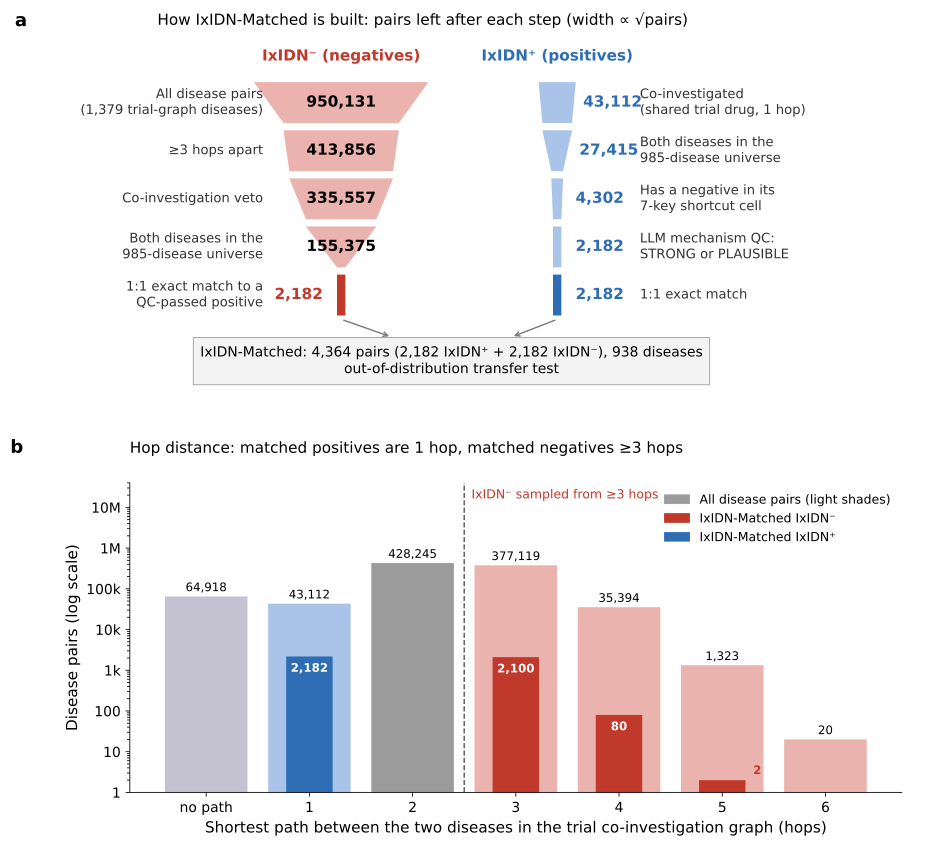

The Python source for this figure:
"""Supplementary Figure SI_ixidn_matched_funnel: how IxIDN-Matched is built.

  a  pairs left after each construction step, IxIDN- (left) and IxIDN+ (right); bar width proportional to sqrt(pairs)
  b  shortest-path hop distance in the trial co-investigation graph for all disease pairs and for the matched pairs

Inputs (repo-relative):
  data/derived/ixidn_funnel/funnel_counts.tsv      one row per stage and class
  data/derived/ixidn_funnel/hop_distribution.tsv   hop histogram for all pairs and each stage
Outputs next to this script: si_ixidn_matched_funnel.{png,pdf}, si_ixidn_matched_funnel_values.json
"""
import json
from pathlib import Path

import matplotlib
matplotlib.use("Agg")
import matplotlib.pyplot as plt
import numpy as np
import pandas as pd

from disatlas.figstyle_si import apply_figure_style

HERE = Path(__file__).resolve().parent
ROOT = HERE.parents[1]
DV = ROOT / "data" / "derived" / "ixidn_funnel"
apply_figure_style()

NEG, POS = "#c0392b", "#2e6db4"
NEG_L, POS_L = "#ebb3ad", "#a9c4e8"

fc = pd.read_csv(DV / "funnel_counts.tsv", sep="\t")
hd = pd.read_csv(DV / "hop_distribution.tsv", sep="\t")


def n(stage, cls):
    v = fc[(fc.stage.astype(str) == str(stage)) & (fc["class"] == cls)].pairs
    assert len(v) == 1, (stage, cls)
    return int(v.iloc[0])


n_dis = int(fc[fc.stage.astype(str) == "0"].what.str.extract(r"(\d+) diseases")[0].iloc[0])
m_dis = int(fc[(fc.stage.astype(str) == "6") & (fc["class"] == "IxIDN+")].what.str.extract(r"(\d+) diseases")[0].iloc[0])
neg = [(n(0, "all"), f"All disease pairs\n({n_dis:,} trial-graph diseases)"),
       (n(1, "IxIDN-"), "≥3 hops apart"),
       (n(2, "IxIDN-"), "Co-investigation veto"),
       (n(3, "IxIDN-"), "Both diseases in the\n985-disease universe"),
       (n(6, "IxIDN-"), "1:1 exact match to a\nQC-passed positive")]
pos = [(n(1, "IxIDN+"), "Co-investigated\n(shared trial drug, 1 hop)"),
       (n(3, "IxIDN+"), "Both diseases in the\n985-disease universe"),
       (n(4, "IxIDN+"), "Has a negative in its\n7-key shortcut cell"),
       (n(5, "IxIDN+"), "LLM mechanism QC:\nSTRONG or PLAUSIBLE"),
       (n(6, "IxIDN+"), "1:1 exact match")]

fig = plt.figure(figsize=(9.2, 8.6))
axA = fig.add_axes([0.0, 0.50, 1.0, 0.47])
axB = fig.add_axes([0.13, 0.06, 0.84, 0.36])

# ---- panel a: twin funnels, width ∝ sqrt(pairs) ----
axA.set_xlim(0, 10); axA.set_ylim(-1.9, 6.5); axA.axis("off")
W0 = 1.9 / np.sqrt(neg[0][0])
cxN, cxP, h = 3.6, 5.95, 0.85


def funnel(cx, rows, light, dark, side):
    for i, (v, lab) in enumerate(rows):
        y1 = 5.0 - i * 1.0; y0 = y1 - h
        wt = W0 * np.sqrt(v) / 2
        wb = W0 * np.sqrt(rows[i + 1][0]) / 2 if i + 1 < len(rows) else wt
        last = i == len(rows) - 1
        col = dark if last else light
        axA.add_patch(plt.Polygon([(cx - wt, y1), (cx + wt, y1), (cx + wb, y0), (cx - wb, y0)], closed=True, color=col, lw=0))
        tcol = dark if (last or side == "pos") else "black"
        if side == "neg" and not last:
            axA.text(cx, (y0 + y1) / 2, f"{v:,}", ha="center", va="center", fontsize=11, weight="bold", color="black")
        else:
            off = max(wt, 0.12) + 0.08
            axA.text(cx - off if side == "neg" else cx + off, (y0 + y1) / 2, f"{v:,}", ha="right" if side == "neg" else "left",
                     va="center", fontsize=11, weight="bold", color=tcol)
        if side == "neg":
            axA.text(2.75, (y0 + y1) / 2, lab, ha="right", va="center", fontsize=9.5, color="#333333")
        else:
            axA.text(6.85, (y0 + y1) / 2, lab, ha="left", va="center", fontsize=9.5, color="#333333")


funnel(cxN, neg, NEG_L, NEG, "neg")
funnel(cxP, pos, POS_L, POS, "pos")
axA.text(cxN, 5.45, "IxIDN⁻ (negatives)", ha="center", fontsize=11, weight="bold", color=NEG)
axA.text(cxP + 0.0, 5.45, "IxIDN⁺ (positives)", ha="center", fontsize=11, weight="bold", color=POS)
yb = 5.0 - 4 * 1.0 - h
for x0, x1 in [(cxN, 4.15), (cxP, 5.45)]:
    axA.annotate("", xy=(x1, yb - 0.45), xytext=(x0, yb - 0.08), arrowprops=dict(arrowstyle="->", color="#777777", lw=1))
tot = n(6, "IxIDN+") + n(6, "IxIDN-")
axA.text(4.8, yb - 0.95, f"IxIDN-Matched: {tot:,} pairs ({n(6, 'IxIDN+'):,} IxIDN⁺ + {n(6, 'IxIDN-'):,} IxIDN⁻), {m_dis:,} diseases\n"
         "out-of-distribution transfer test", ha="center", va="center", fontsize=10,
         bbox=dict(boxstyle="square,pad=0.5", fc="#f3f3f3", ec="#999999"))
axA.text(0.05, 6.45, "a", fontsize=13, weight="bold", va="top")
axA.text(1.6, 6.45, "How IxIDN-Matched is built: pairs left after each step (width ∝ √pairs)", fontsize=11, va="top")

# ---- panel b: hop distance histogram ----
order = ["disconnected", "1", "2", "3", "4", "5", "6"]
hd["hops"] = hd.hops.astype(str)
hd = hd.set_index("hops").loc[order]
x = np.arange(len(order))
light = ["#c5c3d2", POS_L, "#9b9b9b"] + [NEG_L] * 4
axB.bar(x, hd.all_pairs, width=0.8, color=light)
axB.bar(x, hd.matched_pos, width=0.45, color=POS)
axB.bar(x, hd.matched_neg, width=0.45, color=NEG)
for i, k in enumerate(order):
    a = int(hd.all_pairs[k]); axB.text(i, a * 1.15, f"{a:,}", ha="center", va="bottom", fontsize=8.5)
    for col, c in [("matched_pos", POS), ("matched_neg", NEG)]:
        v = int(hd[col][k])
        if v >= 10:
            axB.text(i, v * 0.7, f"{v:,}", ha="center", va="top", fontsize=8.5, color="white", weight="bold")
        elif v > 0:
            axB.text(i + 0.3, v * 1.2, f"{v:,}", ha="left", va="bottom", fontsize=8.5, color=c, weight="bold")
axB.tick_params(labelsize=10)
axB.set_yscale("log"); axB.set_ylim(1, 4e7)
axB.set_yticks([1, 10, 100, 1e3, 1e4, 1e5, 1e6, 1e7]); axB.set_yticklabels(["1", "10", "100", "1k", "10k", "100k", "1M", "10M"])
axB.set_xticks(x); axB.set_xticklabels(["no path"] + order[1:])
axB.axvline(2.5, ls="--", color="#555555", lw=1)
axB.text(2.57, 2e7, "IxIDN⁻ sampled from ≥3 hops", color=NEG, fontsize=9, va="center")
axB.set_xlabel("Shortest path between the two diseases in the trial co-investigation graph (hops)", fontsize=11)
axB.set_ylabel("Disease pairs (log scale)", fontsize=11)
for s in ("top", "right"): axB.spines[s].set_visible(False)
from matplotlib.patches import Patch
axB.legend(handles=[Patch(color="#9b9b9b", label="All disease pairs (light shades)"), Patch(color=NEG, label="IxIDN-Matched IxIDN⁻"),
                    Patch(color=POS, label="IxIDN-Matched IxIDN⁺")], loc="upper right", frameon=False, fontsize=9)
fig.text(0.0, 0.455, "b", fontsize=13, weight="bold")
fig.text(0.13, 0.455, "Hop distance: matched positives are 1 hop, matched negatives ≥3 hops", fontsize=11)

fig.savefig(HERE / "si_ixidn_matched_funnel.png", dpi=300, facecolor="white", bbox_inches="tight")
fig.savefig(HERE / "si_ixidn_matched_funnel.pdf", facecolor="white", bbox_inches="tight")
vals = {"neg": [v for v, _ in neg], "pos": [v for v, _ in pos], "matched_pairs": tot, "matched_diseases": m_dis,
        "trial_graph_diseases": n_dis, "hops_all_pairs": {k: int(hd.all_pairs[k]) for k in order},
        "hops_matched_neg": {k: int(hd.matched_neg[k]) for k in order}}
json.dump(vals, open(HERE / "si_ixidn_matched_funnel_values.json", "w"), indent=1)
print(json.dumps(vals))
